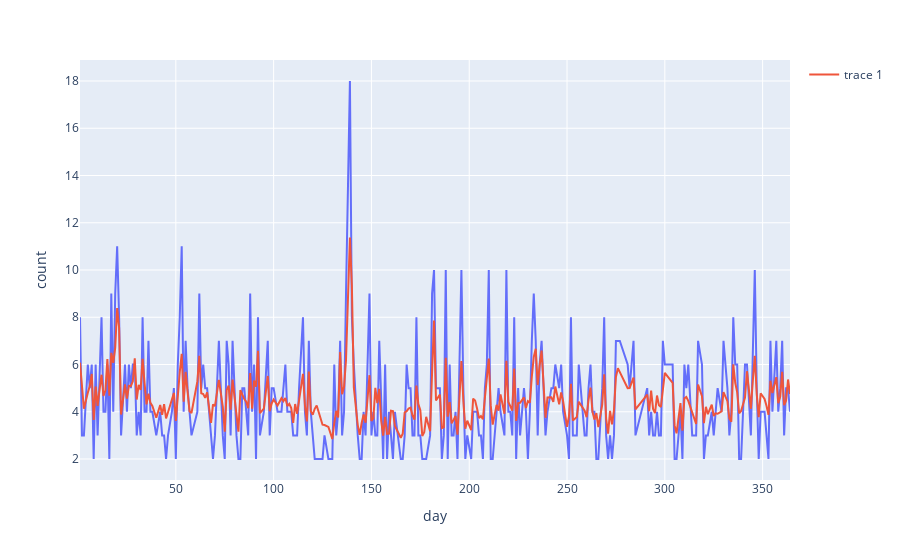

The notebook cell this image was saved under:
### Code cell
import plotly.express as px
fig = px.line(one_row, x="day", y="count")
fig.add_scatter(x=one_row["day"], y=one_row["predicted"], mode="lines")
fig.show()

### Figure 1 — Plotly figure (JSON) as saved in the notebook; plotly's stock layout.template omitted (floating-point values rounded to 4 significant figures; data arrays with more than 128 entries replaced by an {"elided": "..."} marker saying what was removed)
{"data": [{"hovertemplate": "day=%{x}<br>count=%{y}<extra></extra>", "legendgroup": "", "line": {"color": "#636efa", "dash": "solid"}, "mode": "lines", "name": "", "orientation": "v", "showlegend": false, "type": "scatter", "x": {"elided": "306 int values"}, "xaxis": "x", "y": {"elided": "306 int values"}, "yaxis": "y"}, {"mode": "lines", "type": "scatter", "x": {"elided": "306 int values"}, "y": {"elided": "306 float values"}}], "layout": {"legend": {"tracegroupgap": 0}, "margin": {"t": 60}, "xaxis": {"anchor": "y", "domain": [0, 1], "title": {"text": "day"}}, "yaxis": {"anchor": "x", "domain": [0, 1], "title": {"text": "count"}}}}
